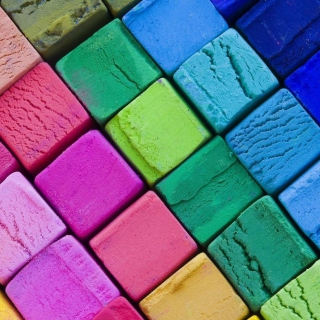
//> input picture HW9/Image1.jpg, 320 x 320 px
$ ./HW9 Image1.jpg   (built with g++ and OpenCV 4)
//> lines starting //> are read from the running program, lines starting //| are printed output that depends on the picture
#include <opencv2/core.hpp>
#include <opencv2/imgproc.hpp>
#include <opencv2/imgcodecs.hpp>
#include <opencv2/highgui.hpp>
#include <iostream>
#include <algorithm>
#include <vector>

using namespace std;

cv::Mat ORIGIN_IMG;
cv::Mat BGR_SPLIT_IMG[3];
cv::Mat IDCT_IMG;
cv::Mat MODIFY_IMG;
double ZERO_C = 1/sqrt(2);

class CoeffClass{
    public:
    double val;
    double abs_val;
    int x;
    int y;
    CoeffClass(double val, int x, int y) {
        this->val = val;
        this->abs_val = abs(val);
        this->x = x;
        this->y = y;
    }
    bool operator >(CoeffClass &CC) {
        return this->abs_val > CC.abs_val;
    }
    bool operator <(CoeffClass &CC) {
        return this->abs_val < CC.abs_val;
    }
};

bool CmpCoeff(CoeffClass a, CoeffClass b)
{
    return a > b;
}

bool LoadImage(string imgFilePath)
{
//> called with imgFilePath = "Image1.jpg"
    ORIGIN_IMG = cv::imread(imgFilePath);
//> ORIGIN_IMG is the input picture: 320 rows x 320 cols, CV_8UC3; mean B, G, R 138.5, 111.3, 107.5

    if(ORIGIN_IMG.empty())
        return false;
    return true;
}

/*
 * S_C_IMG: single channel image
 */
void MY_DCT(int begin_x, int begin_y, cv::Mat &coeff, cv::Mat &S_C_IMG)
{
    cv::Mat block = S_C_IMG(cv::Rect(begin_x, begin_y, 16, 16));
    for(int v = 0; v < 16; ++v) { // related with y
        double vPi = M_PIf64 * v;
        for(int u = 0; u < 16; ++u) { // related with x
            double uPi = M_PIf64 * u;

            double sum = 0.0;
            for(int x = 0; x < 16; ++x) {
                for(int y = 0; y < 16; ++y) {
                    double val = 1.0;
                    val *= block.at<unsigned char>(cv::Point(x, y));
                    val *= cosf64(vPi * (2*y+1) / 32);
                    val *= cosf64(uPi * (2*x+1) / 32);
                    sum += val;
                }
            }
            sum = sum / 8;
            if(u == 0) sum *= ZERO_C;
            if(v == 0) sum *= ZERO_C;
            coeff.at<double>(cv::Point(u, v)) = sum;
        }
    }
}

void Select16Coeff(cv::Mat &coeff)
{
    vector<CoeffClass> sortArr;
    for(int x = 0; x < 16; ++x) {
        for(int y = 0; y < 16; ++y) {
            sortArr.push_back(CoeffClass(coeff.at<double>(cv::Point(x, y)), x, y));
        }
    }
    sort(sortArr.begin(), sortArr.end(), CmpCoeff);
    coeff.~Mat();
    coeff = cv::Mat::zeros(cv::Size(16, 16), CV_64FC1);

    int i = 0;
    vector<CoeffClass>::iterator it = sortArr.begin();
    for( ; i < 16; ++it, ++i) {
            coeff.at<double>(cv::Point(it->x, it->y)) = it->val;
    }
}

void MY_IDCT(int begin_x, int begin_y, cv::Mat &coeff)
{
    for(int x = 0; x < 16; ++x) {
        for(int y = 0; y < 16; ++y) {
            double sum = 0.0;
            for(int v = 0; v < 16; ++v) { // related with y
                for(int u = 0; u < 16; ++u) { // related with x
                    double val = 1.0;
                    if(u == 0) val *= ZERO_C;
                    if(v == 0) val *= ZERO_C;
                    val *= coeff.at<double>(cv::Point(u, v));
                    val *= cosf64(M_PIf64 * v * (2*y + 1) / 32);
                    val *= cosf64(M_PIf64 * u * (2*x + 1) / 32);
                    sum += val;
                }
            }
            sum = sum / 8.0;
            IDCT_IMG.at<double>(cv::Point(begin_x + x, begin_y + y)) = sum;
        }
    }
}

void FltToChar(cv::Mat &S_C_IMG)
{
    double min, max;
    cv::minMaxIdx(IDCT_IMG, &min, &max);
    cout << min << max << endl;
    if(min < 0) min = 0;
    if(max > 255) max = 255;
    cv::normalize(IDCT_IMG, S_C_IMG, (int)min, (int)max, cv::NORM_MINMAX, CV_8UC1);
}

int main(int argc, char **argv)
{
    if(argc < 1) {
        cout << "Please input file name" << endl;
        return 0;
    }
    if(!LoadImage(argv[1])) {
        cout << "Load Image error!" << endl;
        return 0;
    }
    cout << ORIGIN_IMG.channels() << endl;
//| 3

    /*
    cv::namedWindow("origin image", cv::WINDOW_AUTOSIZE);
    cv::imshow("origin image", ORIGIN_IMG);
    cv::waitKey(0);
    */

    cv::split(ORIGIN_IMG, BGR_SPLIT_IMG);
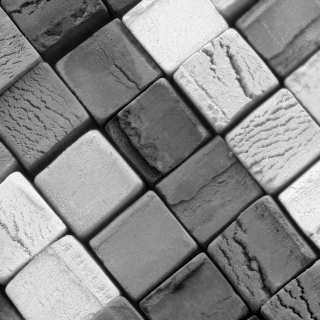
//> BGR_SPLIT_IMG[0]: 320 rows x 320 cols, CV_8UC1; min 0, max 255, mean 138.5
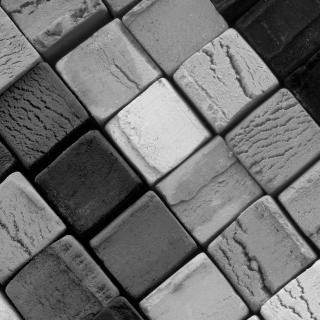
//> BGR_SPLIT_IMG[1]: 320 rows x 320 cols, CV_8UC1; min 0, max 235, mean 111.3
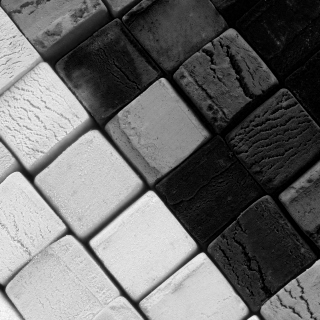
//> BGR_SPLIT_IMG[2]: 320 rows x 320 cols, CV_8UC1; min 0, max 249, mean 107.5

    for(int i = 0; i < 3; ++i) {
        IDCT_IMG = cv::Mat::zeros(BGR_SPLIT_IMG[i].size(), CV_64FC1);
        for(int a = 0; a < BGR_SPLIT_IMG[i].cols / 16; ++a) { // x
            for(int b = 0; b < BGR_SPLIT_IMG[i].rows / 16; ++b) { // y
                cv::Mat coeff = cv::Mat::zeros(cv::Size(16, 16), CV_64FC1);
                MY_DCT(a * 16, b * 16, coeff, BGR_SPLIT_IMG[i]);
                Select16Coeff(coeff);
                MY_IDCT(a * 16, b * 16, coeff);
            }
        }
        FltToChar(BGR_SPLIT_IMG[i]);
        IDCT_IMG.~Mat();
    }
//> this loop made 3 passes
//| -49.5042290.418
//| -35.8654251.325
//| -46.4245284.186
//> pass 1, in FltToChar, `cv::minMaxIdx(IDCT_IMG, &min, &max);`:
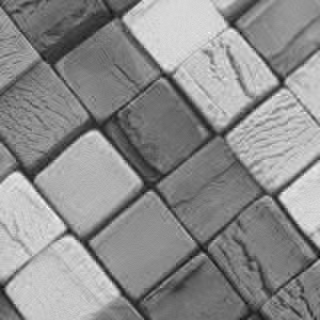
//> IDCT_IMG: 320 rows x 320 cols, CV_64FC1; min -49.5, max 290.4, mean 138.5; drawn with min black and max white
//> pass 2, in FltToChar (call 2), `cv::minMaxIdx(IDCT_IMG, &min, &max);`:
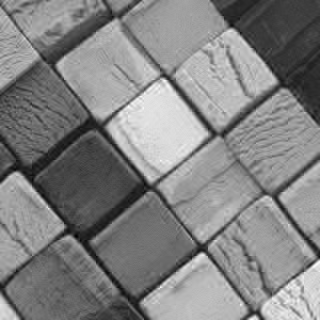
//> IDCT_IMG: 320 rows x 320 cols, CV_64FC1; min -35.87, max 251.3, mean 111.3; drawn with min black and max white

    cv::merge(BGR_SPLIT_IMG, 3, MODIFY_IMG);
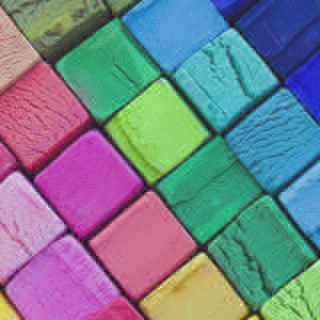
//> MODIFY_IMG: 320 rows x 320 cols, CV_8UC3; mean B, G, R 141.1, 128.6, 118.7

    string savePath = "DCT_" + string(argv[1]);
    cv::imwrite(savePath, MODIFY_IMG);

    //cv::resize(MODIFY_IMG, MODIFY_IMG, cv::Size(0, 0), 4.0, 4.0);

    cv::namedWindow("modify image", cv::WINDOW_AUTOSIZE);
    cv::imshow("modify image", MODIFY_IMG);
    cv::waitKey(0);

    return 0;
}

$ run again, on HW9/6.jpg
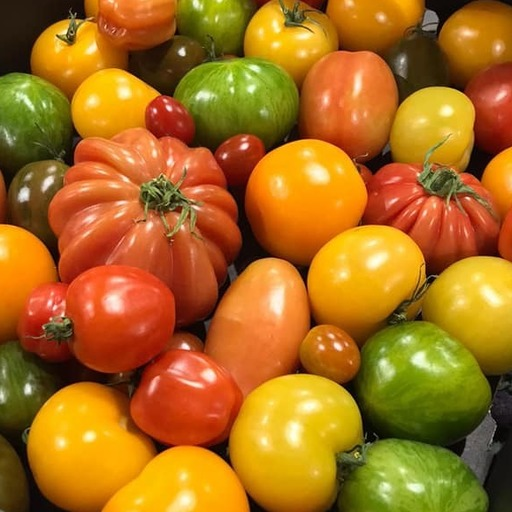
//> input picture HW9/6.jpg, 512 x 512 px
//> in LoadImage, ORIGIN_IMG is the input picture: 512 rows x 512 cols, CV_8UC3; mean B, G, R 27.7, 109.1, 169.1
//| 3
//> the loop `for(int i = 0; i < 3; ++i)` made 3 passes
//> (printed output is left out)
//> pass 1, in FltToChar, `cv::minMaxIdx(IDCT_IMG, &min, &max);`:
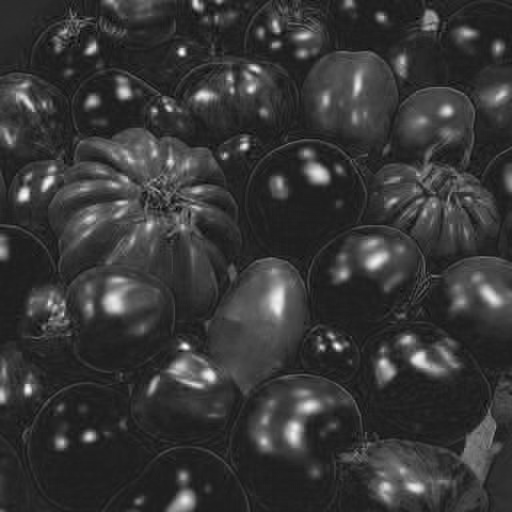
//> IDCT_IMG: 512 rows x 512 cols, CV_64FC1; min -33.76, max 249.2, mean 27.7; drawn with min black and max white
//> `cv::merge(BGR_SPLIT_IMG, 3, MODIFY_IMG);`:
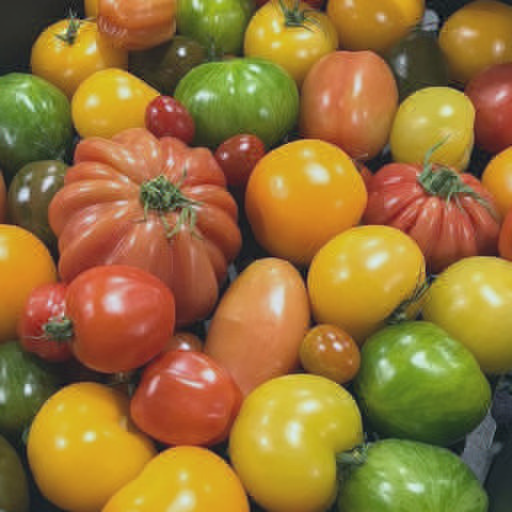
//> MODIFY_IMG: 512 rows x 512 cols, CV_8UC3; mean B, G, R 54.1, 114.5, 150.8

$ run again, on HW9/7.jpg
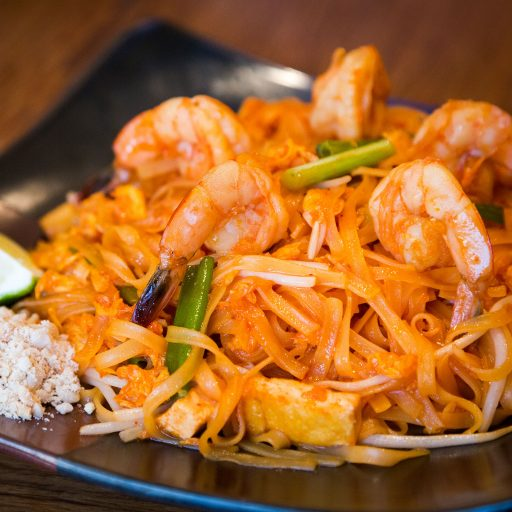
//> input picture HW9/7.jpg, 512 x 512 px
//> in LoadImage, ORIGIN_IMG is the input picture: 512 rows x 512 cols, CV_8UC3; mean B, G, R 45.9, 102.4, 164.7
//| 3
//> the loop `for(int i = 0; i < 3; ++i)` made 3 passes
//> (printed output is left out)
//> pass 1, in FltToChar, `cv::minMaxIdx(IDCT_IMG, &min, &max);`:
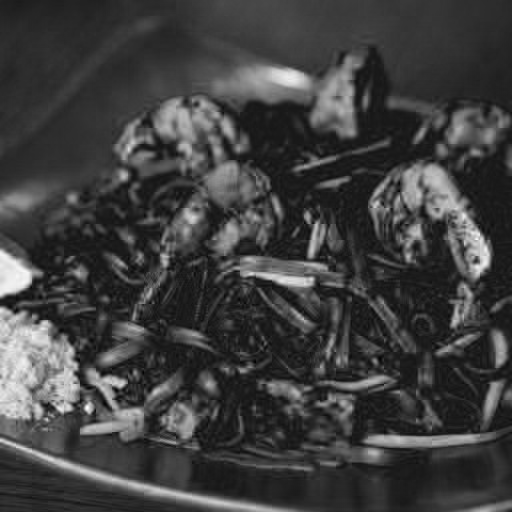
//> IDCT_IMG: 512 rows x 512 cols, CV_64FC1; min -29.83, max 272.9, mean 45.9; drawn with min black and max white
//> `cv::merge(BGR_SPLIT_IMG, 3, MODIFY_IMG);`:
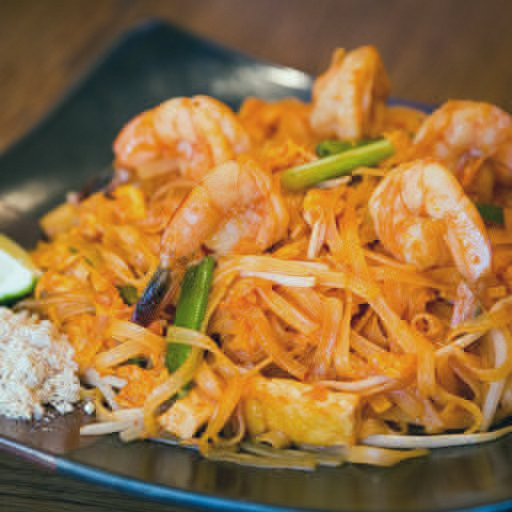
//> MODIFY_IMG: 512 rows x 512 cols, CV_8UC3; mean B, G, R 63.8, 112, 150.6

$ run again, on HW9/DCT_5.jpg
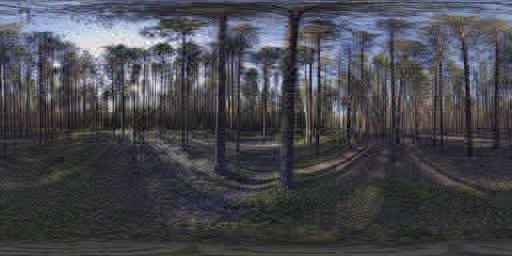
//> input picture HW9/DCT_5.jpg, 512 x 256 px
//> in LoadImage, ORIGIN_IMG is the input picture: 256 rows x 512 cols, CV_8UC3; mean B, G, R 76.9, 71, 70.3
//| 3
//> `cv::split(ORIGIN_IMG, BGR_SPLIT_IMG);`:
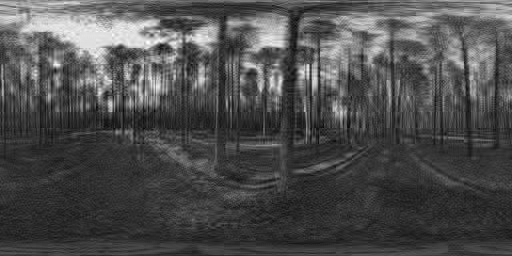
//> BGR_SPLIT_IMG[0]: 256 rows x 512 cols, CV_8UC1; min 3, max 255, mean 76.9
//> `cv::split(ORIGIN_IMG, BGR_SPLIT_IMG);`:
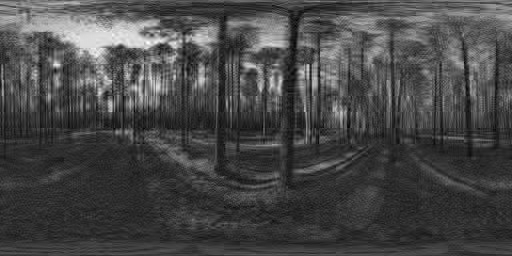
//> BGR_SPLIT_IMG[1]: 256 rows x 512 cols, CV_8UC1; min 2, max 255, mean 71
//> the loop `for(int i = 0; i < 3; ++i)` made 3 passes
//> (printed output is left out)
